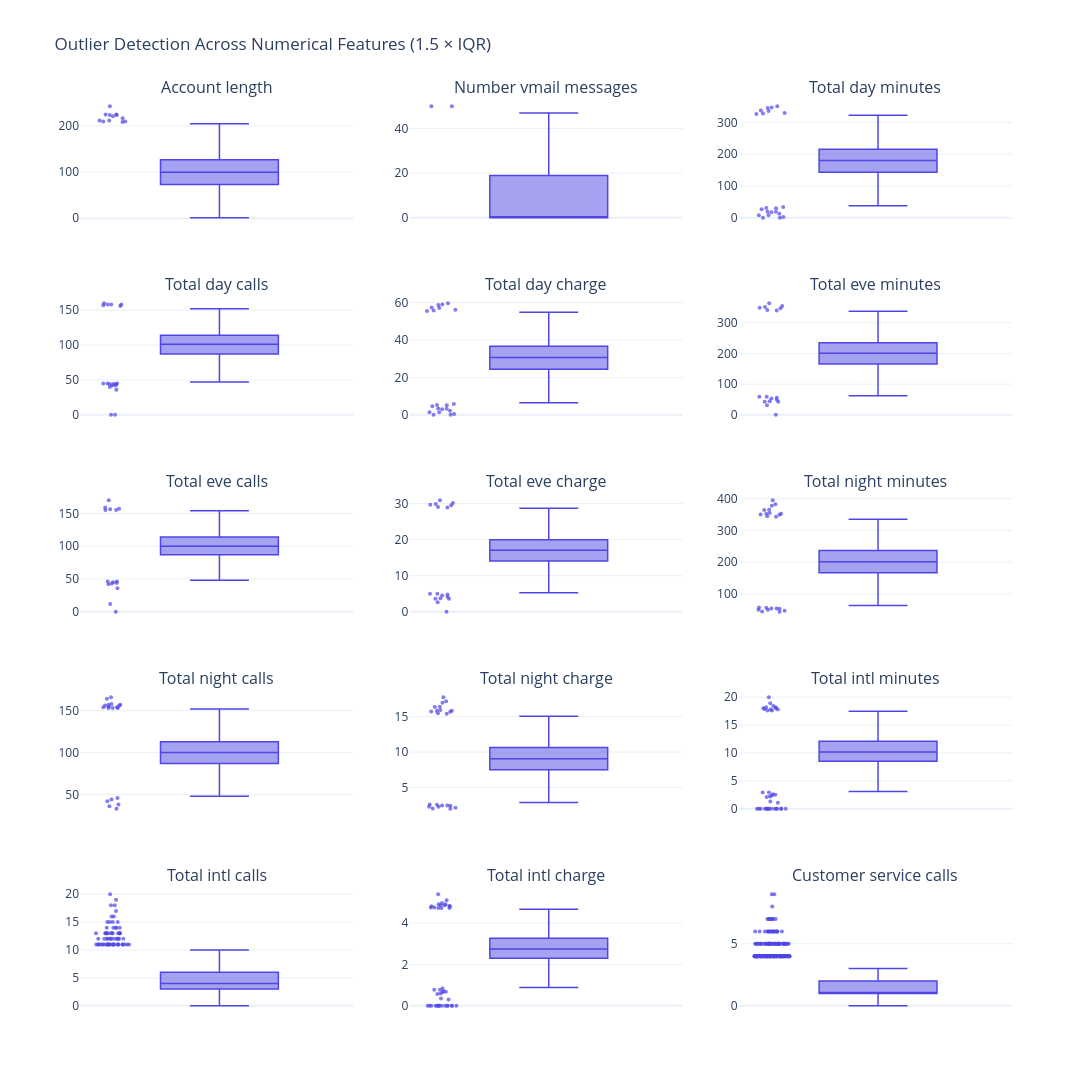

This figure's notebook cell:
### Markdown cell above
* Voice Mail Plan: Moderate Imbalance: 72.51% (1,933 customers) do not have a voicemail plan, while 27.49% (733 customers) have subscribed. This explains the zero-inflation observed earlier in the Number vmail messages histogram (the ~72.5% of non-subscribers account for the massive spike at 0 messages).
* Most customers aren't interested in international calling plan.
* No Single Dominant State: Most states fall tightly within the 40 to 65 customer range.

### Code cell
num_cols = df.select_dtypes(include=[np.number]).columns.tolist()
exclude_cols = ["Churn", "Area code"]  # adjust based on your dataframe
num_cols = [col for col in num_cols if col not in exclude_cols]

cols_per_row = 3
n_rows = int(np.ceil(len(num_cols) / cols_per_row))

fig = make_subplots(
    rows=n_rows,
    cols=cols_per_row,
    subplot_titles=num_cols,
    vertical_spacing=0.08,
    horizontal_spacing=0.06
)

for idx, col in enumerate(num_cols):
    row = (idx // cols_per_row) + 1
    c = (idx % cols_per_row) + 1
    
    fig.add_trace(
        go.Box(
            y=df[col],
            name="",
            boxpoints="outliers", 
            jitter=0.3,
            pointpos=-1.8,
            marker=dict(color="#4F46E5", size=4, opacity=0.7),
            line=dict(width=1.5)
        ),
        row=row,
        col=c
    )

fig.update_layout(
    height=320 * n_rows,
    width=1100,
    title_text="Outlier Detection Across Numerical Features (1.5 × IQR)",
    showlegend=False,
    template="plotly_white"
)
fig.show()

### Figure 1 — Plotly figure (JSON) as saved in the notebook; plotly's stock layout.template omitted (floating-point values rounded to 4 significant figures; data arrays with more than 128 entries replaced by an {"elided": "..."} marker saying what was removed)
{"data": [{"boxpoints": "outliers", "jitter": 0.3, "line": {"width": 1.5}, "marker": {"color": "#4F46E5", "opacity": 0.7, "size": 4}, "name": "", "pointpos": -1.8, "type": "box", "xaxis": "x", "y": {"elided": "2666 int values"}, "yaxis": "y"}, {"boxpoints": "outliers", "jitter": 0.3, "line": {"width": 1.5}, "marker": {"color": "#4F46E5", "opacity": 0.7, "size": 4}, "name": "", "pointpos": -1.8, "type": "box", "xaxis": "x2", "y": {"elided": "2666 int values"}, "yaxis": "y2"}, {"boxpoints": "outliers", "jitter": 0.3, "line": {"width": 1.5}, "marker": {"color": "#4F46E5", "opacity": 0.7, "size": 4}, "name": "", "pointpos": -1.8, "type": "box", "xaxis": "x3", "y": {"elided": "2666 float values"}, "yaxis": "y3"}, {"boxpoints": "outliers", "jitter": 0.3, "line": {"width": 1.5}, "marker": {"color": "#4F46E5", "opacity": 0.7, "size": 4}, "name": "", "pointpos": -1.8, "type": "box", "xaxis": "x4", "y": {"elided": "2666 int values"}, "yaxis": "y4"}, {"boxpoints": "outliers", "jitter": 0.3, "line": {"width": 1.5}, "marker": {"color": "#4F46E5", "opacity": 0.7, "size": 4}, "name": "", "pointpos": -1.8, "type": "box", "xaxis": "x5", "y": {"elided": "2666 float values"}, "yaxis": "y5"}, {"boxpoints": "outliers", "jitter": 0.3, "line": {"width": 1.5}, "marker": {"color": "#4F46E5", "opacity": 0.7, "size": 4}, "name": "", "pointpos": -1.8, "type": "box", "xaxis": "x6", "y": {"elided": "2666 float values"}, "yaxis": "y6"}, {"boxpoints": "outliers", "jitter": 0.3, "line": {"width": 1.5}, "marker": {"color": "#4F46E5", "opacity": 0.7, "size": 4}, "name": "", "pointpos": -1.8, "type": "box", "xaxis": "x7", "y": {"elided": "2666 int values"}, "yaxis": "y7"}, {"boxpoints": "outliers", "jitter": 0.3, "line": {"width": 1.5}, "marker": {"color": "#4F46E5", "opacity": 0.7, "size": 4}, "name": "", "pointpos": -1.8, "type": "box", "xaxis": "x8", "y": {"elided": "2666 float values"}, "yaxis": "y8"}, {"boxpoints": "outliers", "jitter": 0.3, "line": {"width": 1.5}, "marker": {"color": "#4F46E5", "opacity": 0.7, "size": 4}, "name": "", "pointpos": -1.8, "type": "box", "xaxis": "x9", "y": {"elided": "2666 float values"}, "yaxis": "y9"}, {"boxpoints": "outliers", "jitter": 0.3, "line": {"width": 1.5}, "marker": {"color": "#4F46E5", "opacity": 0.7, "size": 4}, "name": "", "pointpos": -1.8, "type": "box", "xaxis": "x10", "y": {"elided": "2666 int values"}, "yaxis": "y10"}, {"boxpoints": "outliers", "jitter": 0.3, "line": {"width": 1.5}, "marker": {"color": "#4F46E5", "opacity": 0.7, "size": 4}, "name": "", "pointpos": -1.8, "type": "box", "xaxis": "x11", "y": {"elided": "2666 float values"}, "yaxis": "y11"}, {"boxpoints": "outliers", "jitter": 0.3, "line": {"width": 1.5}, "marker": {"color": "#4F46E5", "opacity": 0.7, "size": 4}, "name": "", "pointpos": -1.8, "type": "box", "xaxis": "x12", "y": {"elided": "2666 float values"}, "yaxis": "y12"}, {"boxpoints": "outliers", "jitter": 0.3, "line": {"width": 1.5}, "marker": {"color": "#4F46E5", "opacity": 0.7, "size": 4}, "name": "", "pointpos": -1.8, "type": "box", "xaxis": "x13", "y": {"elided": "2666 int values"}, "yaxis": "y13"}, {"boxpoints": "outliers", "jitter": 0.3, "line": {"width": 1.5}, "marker": {"color": "#4F46E5", "opacity": 0.7, "size": 4}, "name": "", "pointpos": -1.8, "type": "box", "xaxis": "x14", "y": {"elided": "2666 float values"}, "yaxis": "y14"}, {"boxpoints": "outliers", "jitter": 0.3, "line": {"width": 1.5}, "marker": {"color": "#4F46E5", "opacity": 0.7, "size": 4}, "name": "", "pointpos": -1.8, "type": "box", "xaxis": "x15", "y": {"elided": "2666 int values"}, "yaxis": "y15"}], "layout": {"annotations": [{"font": {"size": 16}, "showarrow": false, "text": "Account length", "x": 0.1467, "xanchor": "center", "xref": "paper", "y": 1.0, "yanchor": "bottom", "yref": "paper"}, {"font": {"size": 16}, "showarrow": false, "text": "Number vmail messages", "x": 0.5, "xanchor": "center", "xref": "paper", "y": 1.0, "yanchor": "bottom", "yref": "paper"}, {"font": {"size": 16}, "showarrow": false, "text": "Total day minutes", "x": 0.8533, "xanchor": "center", "xref": "paper", "y": 1.0, "yanchor": "bottom", "yref": "paper"}, {"font": {"size": 16}, "showarrow": false, "text": "Total day calls", "x": 0.1467, "xanchor": "center", "xref": "paper", "y": 0.784, "yanchor": "bottom", "yref": "paper"}, {"font": {"size": 16}, "showarrow": false, "text": "Total day charge", "x": 0.5, "xanchor": "center", "xref": "paper", "y": 0.784, "yanchor": "bottom", "yref": "paper"}, {"font": {"size": 16}, "showarrow": false, "text": "Total eve minutes", "x": 0.8533, "xanchor": "center", "xref": "paper", "y": 0.784, "yanchor": "bottom", "yref": "paper"}, {"font": {"size": 16}, "showarrow": false, "text": "Total eve calls", "x": 0.1467, "xanchor": "center", "xref": "paper", "y": 0.568, "yanchor": "bottom", "yref": "paper"}, {"font": {"size": 16}, "showarrow": false, "text": "Total eve charge", "x": 0.5, "xanchor": "center", "xref": "paper", "y": 0.568, "yanchor": "bottom", "yref": "paper"}, {"font": {"size": 16}, "showarrow": false, "text": "Total night minutes", "x": 0.8533, "xanchor": "center", "xref": "paper", "y": 0.568, "yanchor": "bottom", "yref": "paper"}, {"font": {"size": 16}, "showarrow": false, "text": "Total night calls", "x": 0.1467, "xanchor": "center", "xref": "paper", "y": 0.352, "yanchor": "bottom", "yref": "paper"}, {"font": {"size": 16}, "showarrow": false, "text": "Total night charge", "x": 0.5, "xanchor": "center", "xref": "paper", "y": 0.352, "yanchor": "bottom", "yref": "paper"}, {"font": {"size": 16}, "showarrow": false, "text": "Total intl minutes", "x": 0.8533, "xanchor": "center", "xref": "paper", "y": 0.352, "yanchor": "bottom", "yref": "paper"}, {"font": {"size": 16}, "showarrow": false, "text": "Total intl calls", "x": 0.1467, "xanchor": "center", "xref": "paper", "y": 0.136, "yanchor": "bottom", "yref": "paper"}, {"font": {"size": 16}, "showarrow": false, "text": "Total intl charge", "x": 0.5, "xanchor": "center", "xref": "paper", "y": 0.136, "yanchor": "bottom", "yref": "paper"}, {"font": {"size": 16}, "showarrow": false, "text": "Customer service calls", "x": 0.8533, "xanchor": "center", "xref": "paper", "y": 0.136, "yanchor": "bottom", "yref": "paper"}], "height": 1600, "showlegend": false, "title": {"text": "Outlier Detection Across Numerical Features (1.5 × IQR)"}, "width": 1100, "xaxis": {"anchor": "y", "domain": [0, 0.2933]}, "xaxis10": {"anchor": "y10", "domain": [0, 0.2933]}, "xaxis11": {"anchor": "y11", "domain": [0.3533, 0.6467]}, "xaxis12": {"anchor": "y12", "domain": [0.7067, 1]}, "xaxis13": {"anchor": "y13", "domain": [0, 0.2933]}, "xaxis14": {"anchor": "y14", "domain": [0.3533, 0.6467]}, "xaxis15": {"anchor": "y15", "domain": [0.7067, 1]}, "xaxis2": {"anchor": "y2", "domain": [0.3533, 0.6467]}, "xaxis3": {"anchor": "y3", "domain": [0.7067, 1]}, "xaxis4": {"anchor": "y4", "domain": [0, 0.2933]}, "xaxis5": {"anchor": "y5", "domain": [0.3533, 0.6467]}, "xaxis6": {"anchor": "y6", "domain": [0.7067, 1]}, "xaxis7": {"anchor": "y7", "domain": [0, 0.2933]}, "xaxis8": {"anchor": "y8", "domain": [0.3533, 0.6467]}, "xaxis9": {"anchor": "y9", "domain": [0.7067, 1]}, "yaxis": {"anchor": "x", "domain": [0.864, 1.0]}, "yaxis10": {"anchor": "x10", "domain": [0.216, 0.352]}, "yaxis11": {"anchor": "x11", "domain": [0.216, 0.352]}, "yaxis12": {"anchor": "x12", "domain": [0.216, 0.352]}, "yaxis13": {"anchor": "x13", "domain": [0, 0.136]}, "yaxis14": {"anchor": "x14", "domain": [0, 0.136]}, "yaxis15": {"anchor": "x15", "domain": [0, 0.136]}, "yaxis2": {"anchor": "x2", "domain": [0.864, 1.0]}, "yaxis3": {"anchor": "x3", "domain": [0.864, 1.0]}, "yaxis4": {"anchor": "x4", "domain": [0.648, 0.784]}, "yaxis5": {"anchor": "x5", "domain": [0.648, 0.784]}, "yaxis6": {"anchor": "x6", "domain": [0.648, 0.784]}, "yaxis7": {"anchor": "x7", "domain": [0.432, 0.568]}, "yaxis8": {"anchor": "x8", "domain": [0.432, 0.568]}, "yaxis9": {"anchor": "x9", "domain": [0.432, 0.568]}}}
